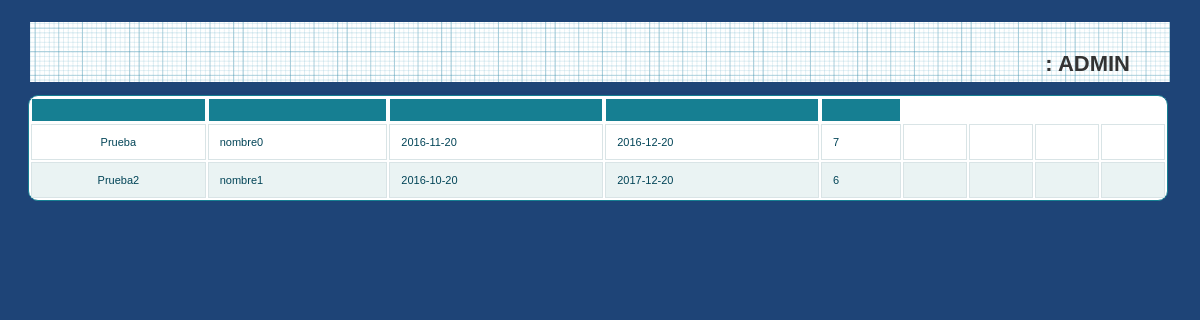
The app's page /et3_iu/Controllers/PROYECTO_Controller.php (signed in) with its own data.
### tables this page shows
CREATE TABLE IF NOT EXISTS `PROYECTO` (
`ID_PROYECTO` int(3) NOT NULL,
  `NOMBRE` varchar(20) NOT NULL,
  `DESCRIPCION` varchar(200) NOT NULL,
  `FECHAI` date NOT NULL,
  `FECHAIP` date NOT NULL,
  `FECHAE` date NOT NULL,
  `FECHAFP` date NOT NULL,
  `NUMEROMIEMBROS` int(3) NOT NULL,
  `NUMEROHORAS` int(5) NOT NULL,
  `DIRECTOR` int(11) NOT NULL,
  `BORRADO` tinyint(1) NOT NULL DEFAULT '0'
);

### et3_iu/Controllers/PROYECTO_Controller.php (called while the page is built, shortened)
<?php
require_once("../Mappers/PROYECTO_Mapper.php");
$proyectoMapper=new ProyectoMapper();
switch ($_REQUEST['accion']) {
    default:
        $datos = $proyectoMapper->listar();
        if (!tienePermisos('Proyecto_Default')) {
            new Mensaje('No tienes los permisos necesarios', '../Views/DEFAULT_Vista.php');
        } else {
            new Proyecto_Default($datos, '../Views/DEFAULT_Vista.php');
        }
}
?>

### et3_iu/Mappers/PROYECTO_Mapper.php (called while the page is built, shortened)
<?php
require_once(__DIR__ . "/../Models/MIEMBRO_Model.php");
class ProyectoMapper {
  private $mysqli;
  public function conectarBD(){
      $this->mysqli = new mysqli("localhost","iu2016","iu2016","IU2016");
  }
    function listar()
    {
        $sql = "select * from PROYECTO WHERE BORRADO ='0' ORDER BY ID_PROYECTO;";
        if (!($resultado = $this->mysqli->query($sql))){
            return 'Error en la consulta sobre la base de datos';
        }
        else{
            $toret=array();
            $i=0;
            while ($fila= $resultado->fetch_array()) {
                $fila[9] = new Miembro_Model(2);
                $fila[9]->setNombre("nombre".$i);
                $toret[$i]=$fila;
                $i++;
            }
            return $toret;
        }
    }
}

### et3_iu/Models/MIEMBRO_Model.php (called while the page is built, shortened)
<?php
class Miembro_Model{
    private $NOMBRE;
    public function __construct($DNI=NULL, $NOMBRE=NULL, $APELLIDOS=NULL, $USUARIO=NULL, $CONTRASEÑA=NULL, $CORREO=NULL){
        $this->NOMBRE = $NOMBRE;
    }
    public function getNombre(){
        return $this->NOMBRE;
    }
    public function setNombre($nombre){
        $this->NOMBRE = $nombre;
    }
}
?>

### et3_iu/Views/PROYECTO_SHOW_ALL_Vista.php (the view, shortened to what this page needs)
<?php
class Proyecto_Default{
    private $datos;
    function __construct($array, $volver){
    $this->datos = $array;
    $this->render();
}
    function render(){
        ?>
        <p>
            <h2>
                <div>
                    <head><link rel="stylesheet" href="../Styles/styles.css" type="text/css" media="screen" />
                    </head>
                    <div id="wrapper">
                        <nav>
                            <div class="menu">
                                <ul>
                                    <li><a href="../Functions/Desconectar.php"><?php echo  $strings['Cerrar Sesión']; ?></a></li>
                                    <li><?php echo $strings['Usuario'].": ". $_SESSION['login']; ?></li>
                                </ul>
                            </div>
                        </nav>
                        <table id="btable" border = 1>
                            <tr>
                                <th>  <?=$strings['NOMBRE'] ?> </th>
                                <th>  <?=$strings['DIRECTOR'] ?> </th>
                                <th>  <?=$strings['FECHAI'] ?> </th>
                                <th>  <?=$strings['FECHAE'] ?> </th>
                                <th>  <?=$strings['NUMEROHORAS'] ?> </th>
                            </tr>
                            <?php
                            foreach($this->datos as $proyecto){
                                echo "<tr><td> " . $proyecto['NOMBRE']."</td>";
                                echo "<td>" . $proyecto[9]->getNombre()."</td>";
                                echo "<td> " . $proyecto['FECHAI']."</td>";
                                echo "<td> " . $proyecto['FECHAE']."</td>";
                                echo "<td> " . $proyecto['NUMEROHORAS']."</td>";
        ?>
                            <td>
                            </td>
                            <td>
                            </td>
                            <td>
                            </td>
                                <td>
                                </td>
                            </tr>
    <?php                        }
                            ?>
                        </table>
                    </div>
        </p>
        <?php
    }
}

### et3_iu/Styles/styles.css (style rules this page uses)
* { margin: 0; padding: 0; }
ul li { list-style-type:none; }
header, footer, section, aside, nav, article { display: block; }
#wrapper { width: 1140px; margin: 0 auto; margin-top: 5px; margin-bottom: 5px; }
nav { width: 1140px; height: 69px; margin: 0 auto; background: #1F4677 url(../images/blueprintpaper.png) repeat-x; }
h1,h2,h3,h4,h5,h6 { font-weight: bold; clear: both; color: #333; list-style-type:none; }
p { margin-bottom: 18px; }
li { padding-left: 5px; }
nav .menu { font-size: 22px; font-weight: bold; }
nav .menu ul { margin: 0; padding: 25px 0 0 20px; list-style: none; line-height: normal; }
nav .menu li { display: block; float: right; }
table { white-space: normal; line-height: normal; font-weight: normal; font-size: small; font-style: normal; color: black; text-align: center; font-variant: normal; border-color: gray; background-color: white; }
#btable { white-space: normal; line-height: normal; font-weight: normal; font-size: 11px; font-style: normal; color: black; text-align: center; font-variant: normal; border-color: gray; background-color: white; margin-left: -2px; }
#btable { width: 100%; overflow: hidden; background: #FFF; color: #024457; border-radius: 10px; border: 1px solid #167F92; }
#btable tr { border: 1px solid #D9E4E6; }
#btable tr:nth-child(odd) { background-color: #EAF3F3; }
#btable th { display: none; border: 1px solid #FFF; background-color: #167F92; color: #FFF; padding: 1em; }
#btable th:first-child { display: table-cell; text-align: center; }
#btable th:nth-child(2) { display: table-cell; }
#btable th:nth-child(2):after { content: attr(data-th); }
@media (min-width: 480px) { #btable th:nth-child(2):after { display: none; } }
#btable td { display: block; word-wrap: break-word; max-width: 7em; }
#btable td:first-child { display: table-cell; text-align: center; border-right: 1px solid #D9E4E6; }
@media (min-width: 480px) { #btable td { border: 1px solid #D9E4E6; } }
#btable th, #btable td { text-align: left; margin: .5em 1em; }
@media (min-width: 480px) { #btable th, #btable td { display: table-cell; padding: 1em; } }
#content p, ul, ol, hr { margin-bottom: 24px; }
#content h1, h2, h3, h4, h5, h6 { color: #333; margin: 0 0 20px 0; line-height: 1.5em; }
* { margin-top: 4px; }

### records on screen
proyecto: NOMBRE "Prueba", Nombre "nombre0", FECHAI "2016-11-20", FECHAE "2016-12-20", NUMEROHORAS "7"
proyecto: NOMBRE "Prueba2", Nombre "nombre1", FECHAI "2016-10-20", FECHAE "2017-12-20", NUMEROHORAS "6"

### other values on screen
$_SESSION['login'] "ADMIN"
